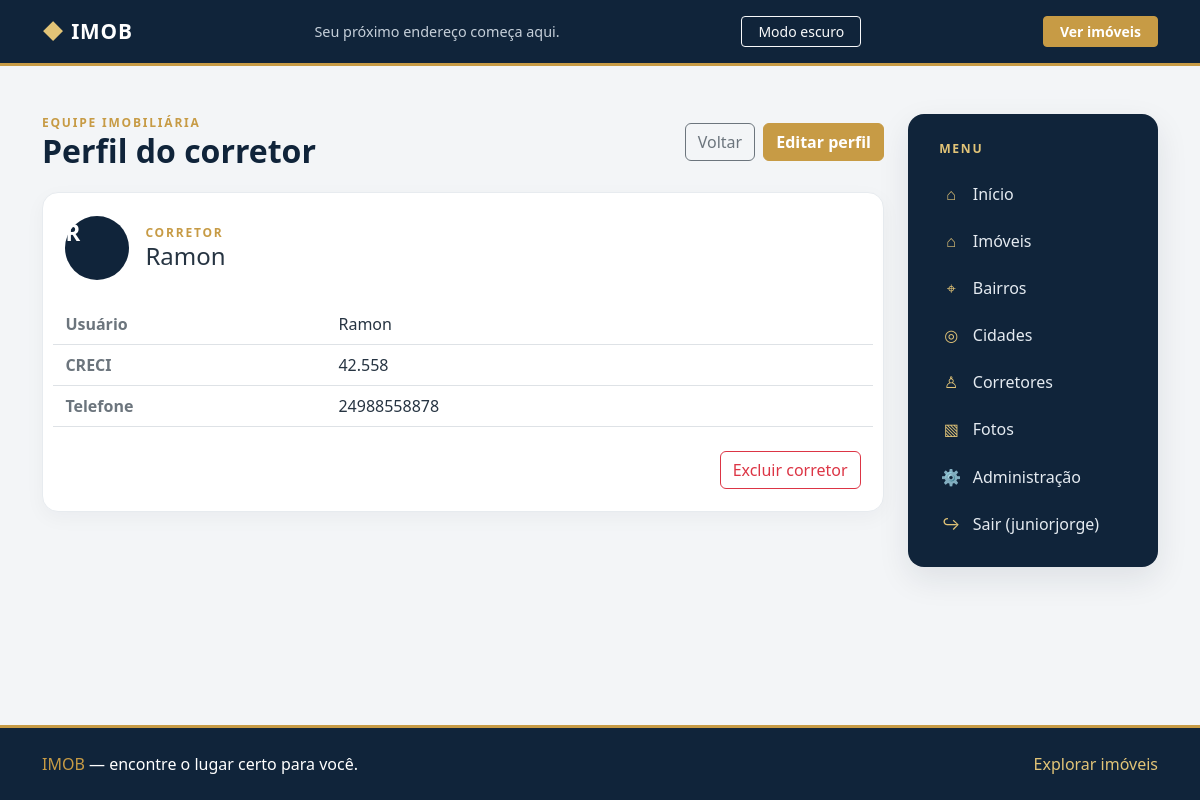
The app's page /corretores/2/ (signed in) with its own data.
### Corretores/models.py (models this page shows, shortened)
class Corretor(models.Model):
    usuario = models.OneToOneField('auth.User', on_delete=models.CASCADE)
    creci = models.CharField(max_length=20, unique=True, blank=True, null=True)
    telefone = models.CharField(max_length=15, blank=True, null=True)

### Corretores/views.py (the view)
# urls.py: path('corretores/<int:pk>/', login_required(views.CorretorDetailView.as_view()), name='corretores_detail'),
class CorretorDetailView(CorretorWebContextMixin, DetailView):
    model = Corretor
    template_name = "corretores_detail.html"
    def get_queryset(self):
        return Corretor.objects.select_related("usuario")

### Corretores/views.py (called while the page is built)
    def get_context_data(self, **kwargs):
        context = super().get_context_data(**kwargs)
        context.update({
            "list_url": "corretores_list",
            "create_url": "corretores_create",
            "detail_url": "corretores_detail",
            "update_url": "corretores_update",
            "delete_url": "corretores_delete",
        })
        return context

### Corretores/templates/corretores_detail.html (shortened to what this page needs)
{% extends "base.html" %}
{% block content %}
<div class="page-heading"><div><div class="page-kicker">Equipe imobiliária</div><h1 class="page-title h2">Perfil do corretor</h1></div><div class="d-flex gap-2"><a class="btn btn-outline-secondary" href="{% url list_url %}">Voltar</a><a class="btn btn-gold" href="{% url update_url object.pk %}">Editar perfil</a></div></div>
<div class="panel"><div class="d-flex align-items-center gap-3 mb-4"><div class="rounded-circle d-grid place-items-center text-white fw-bold" style="width:64px;height:64px;background:#10243a;font-size:1.4rem">{{ object.usuario.username|first|upper }}</div><div><div class="page-kicker">Corretor</div><h2 class="h4 mb-0">{{ object.usuario.get_full_name|default:object.usuario.username }}</h2></div></div><dl class="row mb-0"><dt class="col-sm-4 py-2 border-bottom text-secondary">Usuário</dt><dd class="col-sm-8 py-2 border-bottom mb-0">{{ object.usuario.username }}</dd><dt class="col-sm-4 py-2 border-bottom text-secondary">CRECI</dt><dd class="col-sm-8 py-2 border-bottom mb-0">{{ object.creci|default:"—" }}</dd><dt class="col-sm-4 py-2 border-bottom text-secondary">Telefone</dt><dd class="col-sm-8 py-2 border-bottom mb-0">{{ object.telefone|default:"—" }}</dd></dl><div class="d-flex justify-content-end mt-4"><a class="btn btn-outline-danger" href="{% url delete_url object.pk %}">Excluir corretor</a></div></div>
{% endblock %}

### app/templates/base.html (shortened to what this page needs)
{% load static %}
<!doctype html>
<html lang="pt-BR">
<head>
    <link href="https://cdn.jsdelivr.net/npm/bootstrap@5.3.3/dist/css/bootstrap.min.css" rel="stylesheet">
</head>
<body>
    <header class="site-header">
        <div class="container py-3 d-flex align-items-center justify-content-between gap-3">
            <a class="brand" href="{% url 'home' %}"><span class="brand-mark">◆</span> IMOB</a>
            <span class="header-note">Seu próximo endereço começa aqui.</span>
            <button class="btn btn-outline-light btn-sm px-3" id="theme-toggle" type="button" aria-pressed="false">
            </button>
            {% if user.is_authenticated %}
                <a class="btn btn-gold btn-sm px-3" href="{% url 'imoveis_list' %}">Ver imóveis</a>
            {% else %}
                <a class="btn btn-gold btn-sm px-3" href="{% url 'login' %}">Entrar</a>
            {% endif %}
        </div>
    </header>
    <main class="site-main container py-4 py-lg-5">
        <div class="page-layout{% if request.resolver_match.url_name == 'login' %} page-layout-login{% endif %}">
            <section class="page-content">
                {% block content %}{% endblock %}
            </section>
            {% if request.resolver_match.url_name != 'login' %}
                <aside class="side-menu" aria-label="Menu principal">
                    <div class="side-menu-title">Menu</div>
                    <nav>
                        <a class="side-link" href="{% url 'home' %}"><span class="side-icon">⌂</span> Início</a>
                        <a class="side-link" href="{% url 'imoveis_list' %}"><span class="side-icon">⌂</span> Imóveis</a>
                        {% if user.is_authenticated %}
                            <a class="side-link" href="{% url 'bairros_list' %}"><span class="side-icon">⌖</span> Bairros</a>
                            <a class="side-link" href="{% url 'cidades_list' %}"><span class="side-icon">◎</span> Cidades</a>
                            <a class="side-link" href="{% url 'corretores_list' %}"><span class="side-icon">♙</span> Corretores</a>
                            <a class="side-link" href="{% url 'fotos_list' %}"><span class="side-icon">▧</span> Fotos</a>
                            <a class="side-link" href="/admin/"><span class="side-icon">⚙</span> Administração</a>
                            <form method="post" action="{% url 'logout' %}">
                                <button class="side-link w-100 border-0 bg-transparent text-start" type="submit">
                                    <span class="side-icon">↪</span> Sair ({{ user.username }})
                                </button>
                            </form>
                        {% else %}
                            <a class="side-link" href="{% url 'login' %}"><span class="side-icon">↪</span> Entrar</a>
                        {% endif %}
                    </nav>
                </aside>
            {% endif %}
        </div>
    </main>
    <footer class="site-footer mt-4">
        <div class="container py-4 d-flex flex-column flex-sm-row justify-content-between align-items-sm-center gap-2">
            <span><span class="text-gold">IMOB</span> &mdash; encontre o lugar certo para você.</span>
            <a class="footer-link" href="{% url 'imoveis_list' %}">Explorar imóveis</a>
        </div>
    </footer>
</body>
</html>

### app/templates/base.html (style rules this page uses)
:root { --navy: #10243a; --navy-light: #183652; --gold: #c79b45; --gold-light: #e2c477; --ink: #263442; --muted: #728091; --surface: #fff; --page: #f3f5f7; }
body { min-height: 100vh; display: flex; flex-direction: column; background: var(--page); color: var(--ink); }
.site-header, .site-footer { background: var(--navy); color: #fff; }
.site-header { border-bottom: 3px solid var(--gold); }
.brand { color: #fff; font-size: 1.3rem; font-weight: 700; letter-spacing: .04em; text-decoration: none; }
.brand-mark { color: var(--gold-light); }
.header-note { color: #c6d0da; font-size: .9rem; }
.site-main { flex: 1; }
.page-layout { display: grid; grid-template-columns: minmax(0, 1fr) 250px; gap: 1.5rem; align-items: start; }
.page-content { min-width: 0; }
.side-menu { position: sticky; top: 1.25rem; background: var(--navy); color: #fff; border-radius: 1rem; padding: 1.25rem; box-shadow: 0 12px 32px #10243a18; }
.side-menu-title { color: var(--gold-light); font-size: .76rem; font-weight: 700; letter-spacing: .14em; text-transform: uppercase; margin: .35rem .7rem .8rem; }
.side-link { display: flex; align-items: center; gap: .7rem; padding: .72rem .8rem; border-radius: .65rem; color: #e5ebf1; text-decoration: none; transition: .18s ease; }
.side-icon { color: var(--gold-light); width: 1.3rem; text-align: center; }
.page-heading { display: flex; justify-content: space-between; align-items: center; gap: 1rem; margin-bottom: 1.35rem; }
.page-title { color: var(--navy); font-weight: 700; margin: 0; }
.page-kicker { color: var(--gold); font-size: .75rem; font-weight: 700; letter-spacing: .15em; text-transform: uppercase; }
.panel, .stat-card, .property-card { background: var(--surface); border: 1px solid #e7ebef; border-radius: 1rem; box-shadow: 0 6px 20px #10243a0a; }
.panel { padding: 1.4rem; }
.btn-gold { background: var(--gold); border-color: var(--gold); color: #fff; font-weight: 600; }
.text-gold { color: var(--gold) !important; }
.site-footer { border-top: 3px solid var(--gold); }
.footer-link { color: var(--gold-light); text-decoration: none; }

### records on screen
Corretor: usuario.username|first "R", usuario.get_full_name "Ramon", usuario.username "Ramon", creci "42.558", telefone "24988558878"

### other values on screen
{{ user.username }} "juniorjorge"
